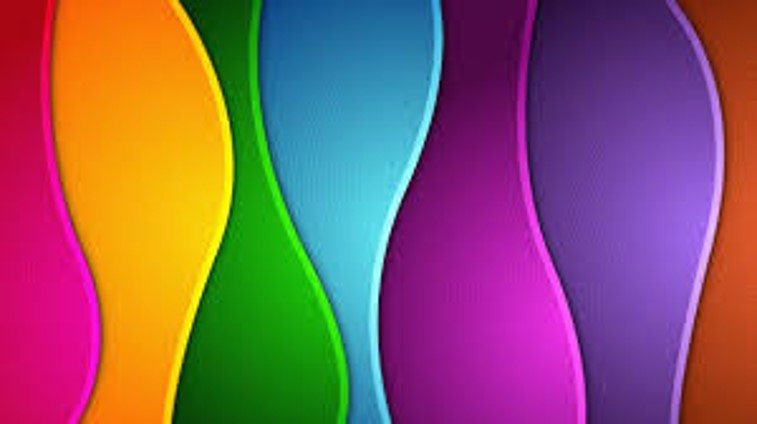
#> input picture CV2/atividades_modulo_4/atividades/img/cores.jpg, 757 x 424 px
$ jupyter execute 4-segmentacao_1.ipynb
#> lines starting #> are read from the running program, lines starting #| are printed output that depends on the picture; after the words box and inside, x2 and y2 are one past the last pixel; in counts of white or black regions, pixels touching at a corner belong together
# Segmentação de Imagens Parte 1

Primeiramente vamos relembrar o Modelo de Cores RGB. A Figura abaixo mostra o cubo de cores RGB, onde cada vértice representa uma cor pura e cada face representa uma cor secundária.

# 1. Mascaramento

Forma de segmentação onde uma imagem binária (pixels preto e branco) é criada a partir da imagem original, colorida ou tins de cinza, para indicar os pixels de interesse e seprá-los dos pixels de fundo.

Na OpenCV essa imagem binária, chamada de máscara ou **mask**, é representada através de uma imagem em tons de cinza convencional, onde o valor preto `0` indica pixel de fundo e o valor branco `255` é usado para indicar o pixel de interesse.

Por exemplo vamos tentar marcar as diferentes cores em uma máscara, para isso vamos usar a imagem [cores.jpg](img/cores.jpg).

[cell 1]
import cv2
import numpy as np
import matplotlib.pyplot as plt

plt.rcParams['figure.figsize'] = [15, 15]

# Já invertendo os canais
cores = cv2.imread("img/cores.jpg")
#> cores is the input picture: shape (424, 757, 3); mean B, G, R 98.6, 89.1, 135.2
cores_rgb = cv2.cvtColor(cores, cv2.COLOR_BGR2RGB)
cv2.imshow("Imagem BGR", cores)
cv2.waitKey()
cv2.destroyAllWindows()

## Histograma
Vamos visualizar o histograma da imagem para ver como estão distribuídos os pixels dentro dos possíveis valores de intensidade, que no caso é de 0 a 255.

Para isso vamos utilizar a biliboteca `matplotlib` para plotar o histograma e mostrar a imagem.
Como `matplotlib` utiliza o espaço de cores RGB, vamos converter a imagem para RGB.

### Canal Vermelho

[cell 2]
height, width, _ = cores_rgb.shape
#> height = 424; width = 757
plt.figure(figsize=(30, height / width * 10))  # para melhor visualização do histograma

plt.subplot(1,3,1)
plt.title("RGB")
plt.imshow(cores_rgb, cmap='gray')

# **Canal Vermelho**
plt.subplot(1,3,2)
plt.title("Canal Vermelho")
cores_r = cores_rgb[:,:,0]
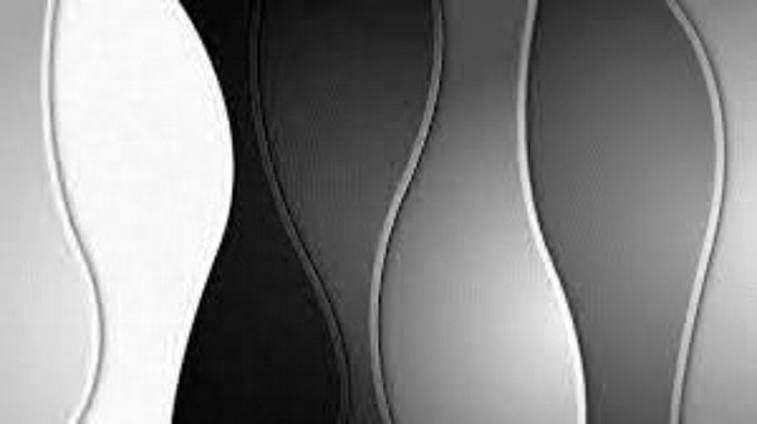
#> cores_r: shape (424, 757); min 0, max 255, mean 135.2
plt.imshow(cores_r, cmap='gray')

plt.subplot(1,3,3)
plt.title("Histograma do Canal Vermelho")
plt.hist(cores_r.flatten(), bins=256)
plt.xlim([-1,256]) # para melhor visualização do histograma
plt.show()
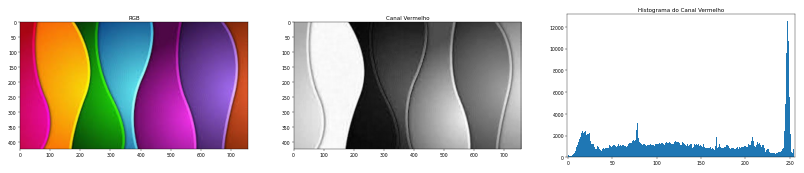
#> figure drawn by matplotlib, 3 panels; panel 3: tallest bar 12592 high, from x = 247 to 248

### Canal Verde

[cell 3]
height, width, _ = cores_rgb.shape
plt.figure(figsize=(30, height / width * 10))  # para melhor visualização do histograma

plt.subplot(1,3,1)
plt.title("RGB")
plt.imshow(cores_rgb, cmap='gray')

# **Canal Verde**
plt.subplot(1,3,2)
plt.title("Canal Verde")
cores_g = cores_rgb[:,:,1]
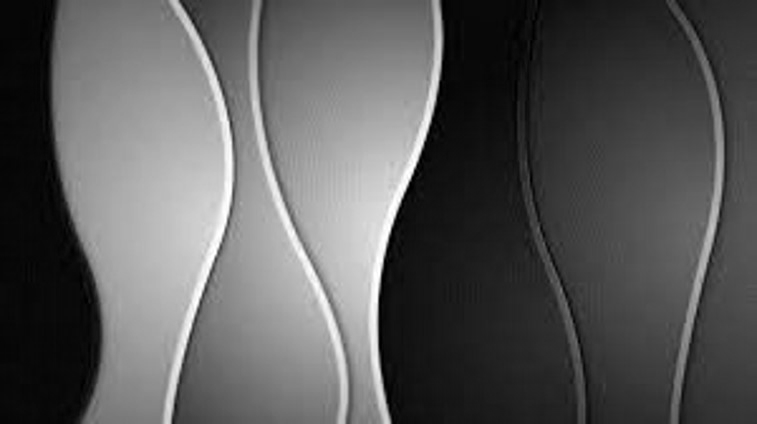
#> cores_g: shape (424, 757); min 0, max 255, mean 89.1
plt.imshow(cores_g, cmap='gray')

plt.subplot(1,3,3)
plt.title("Histograma do Canal Verde")
plt.hist(cores_g.flatten(), bins=256)
plt.xlim([-1,256]) # para melhor visualização do histograma
plt.show()
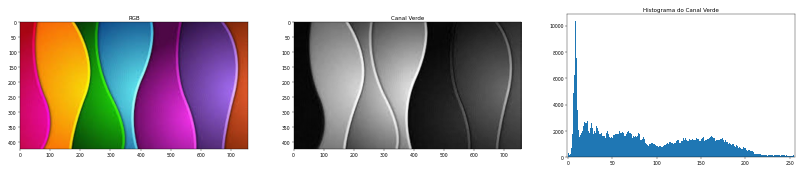
#> figure drawn by matplotlib, 3 panels; panel 3: tallest bar 10390 high, from x = 7.97 to 8.96

### Canal Azul

[cell 4]
height, width, _ = cores_rgb.shape
plt.figure(figsize=(30, height / width * 10))  # para melhor visualização do histograma

plt.subplot(1,3,1)
plt.title("RGB")
plt.imshow(cores_rgb, cmap='gray')

# **Canal Azul**
plt.subplot(1,3,2)
plt.title("Canal Azul")
cores_b = cores_rgb[:,:,2]
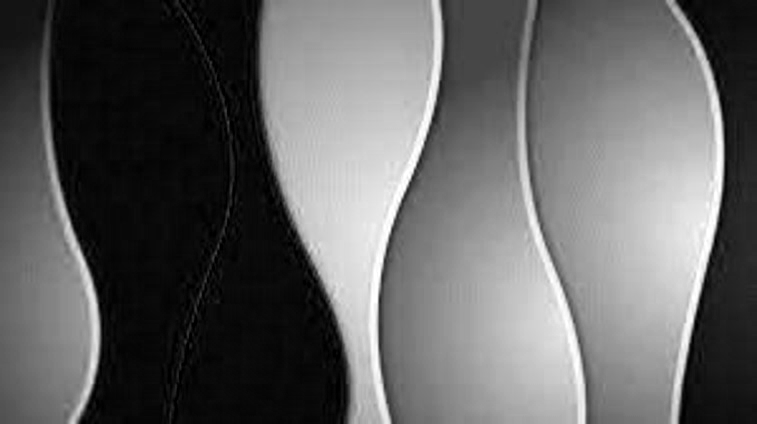
#> cores_b: shape (424, 757); min 0, max 255, mean 98.6
plt.imshow(cores_b, cmap='gray')

plt.subplot(1,3,3)
plt.title("Histograma do Canal Azul")
plt.hist(cores_b.flatten(), bins=256)
plt.xlim([-1,256]) # para melhor visualização do histograma
plt.show()
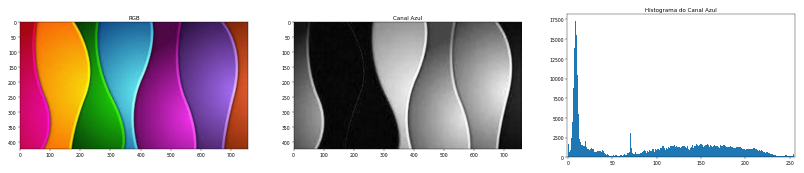
#> figure drawn by matplotlib, 3 panels; panel 3: tallest bar 17358 high, from x = 7.97 to 8.96

## **Objetivo: Filtrar as Faixas Verde**

Agora, nosso objetivo é filtrar as faixas verdes da imagem.

Podemos criar uma máscara utilizando a função `cv2.inRange()`, que recebe como parâmetros o seguinte:

* Imagem de entrada

* Limite inferior (tuple)

* Limite superior (tuple)

Essa função retorna uma imagem binária, onde os pixels que estão dentro do intervalo são brancos e os pixels que estão fora são pretos.

Vamos analisar o histograma da imagem para definir os limites inferior e superior.

* **Azul:** A faixa verde, no canal azul, está preta, portanto a cor verde neste canal tem um valor pequeno. Então pelo histograma podemos definir o limite inferior como `0` e o superior como `20`.

* **Verde:** Como deseja-se filtrar a faixa verde, podemos definir o limite inferior como `80` e o superior como `255`.

* **Vermelho:** A faixa verde, no canal azul, está preta, portanto a cor verde neste canal tem um valor pequeno. Então pelo histograma podemos definir o limite inferior como `0` e o superior como `50`.

[cell 5]
inferior = (0,80,0)
superior = (50,255,20) # ESPECTRO RED PRIMEIRO
mask = cv2.inRange(cores_rgb, inferior, superior)
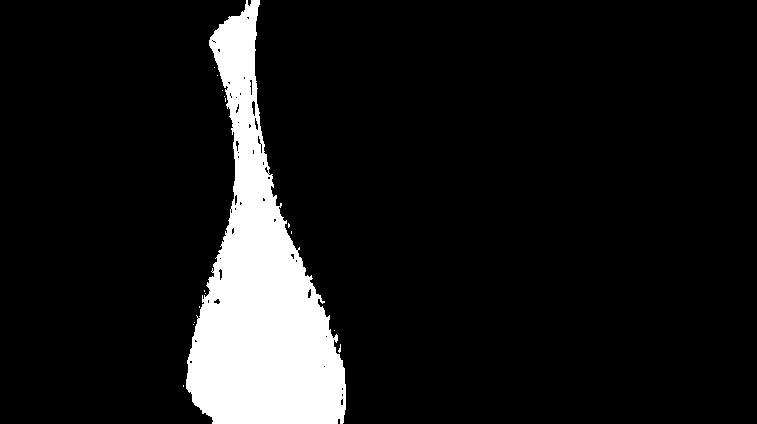
#> mask: shape (424, 757); 10% white; 16 white regions (15 under 20 px), largest, box (x1, y1, x2, y2) and area: (186, 0, 346, 424) 31920

cv2.imshow("Imagem BGR", cores)
cv2.imshow("Mask", mask)
cv2.waitKey()
cv2.destroyAllWindows()

## Prática

**Exercício 1**: crie uma máscara para identificar a faixa **amarela** na imagem.

[cell 6]
inferior_amarela= (150,100,0)
superior_amarela = (255,255,50) # ESPECTRO RED PRIMEIRO
mask_2 = cv2.inRange(cores_rgb, inferior_amarela, superior_amarela)
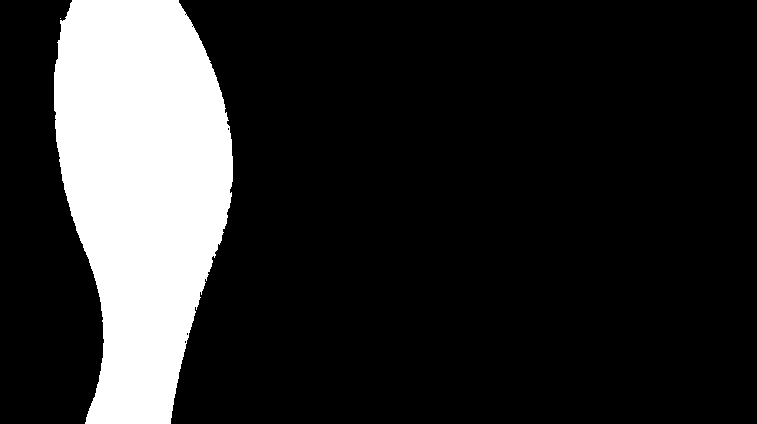
#> mask_2: shape (424, 757); 17.2% white; 2 white regions (1 under 20 px), largest, box (x1, y1, x2, y2) and area: (54, 0, 233, 424) 55362

cv2.imshow("Imagem BGR", cores)
cv2.imshow("Mask", mask_2)
cv2.waitKey()
cv2.destroyAllWindows()

**Exercício 2**: crie uma máscara para identificar as faixas **roxa** e a faixa **rosa** na imagem.

[cell 7]
inferior_rosa= (160,0,0)
superior_rosa = (255,30,130) # ESPECTRO RED PRIMEIRO
mask_3 = cv2.inRange(cores_rgb, inferior_rosa, superior_rosa)
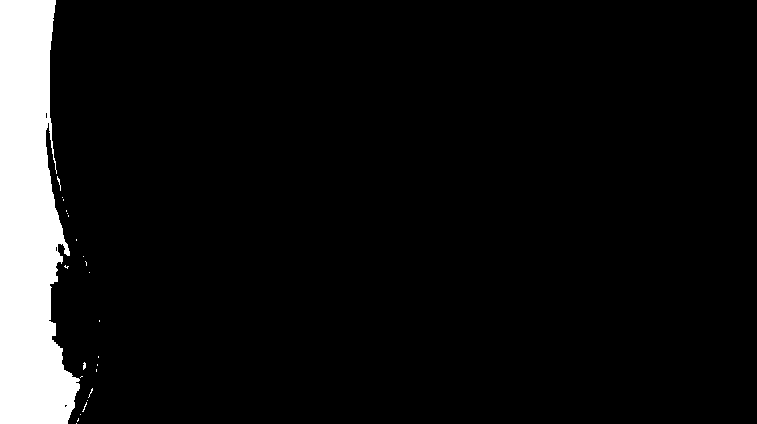
#> mask_3: shape (424, 757); 7.5% white; 24 white regions (22 under 20 px), largest, box (x1, y1, x2, y2) and area: (0, 0, 80, 424) 23972, (57, 176, 61, 191) 20

cv2.imshow("Imagem BGR", cores)
cv2.imshow("Mask", mask_3)
cv2.waitKey()
cv2.destroyAllWindows()

$ run again, with CV2/atividades_modulo_4/atividades/img/rgb_cube.png saved as CV2/atividades_modulo_4/atividades/img/cores.jpg
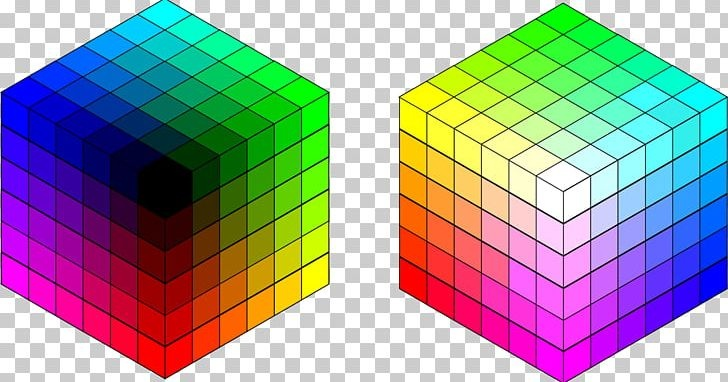
#> input picture CV2/atividades_modulo_4/atividades/img/rgb_cube.png, 728 x 382 px
#> cores is the input picture: shape (382, 728, 3); mean B, G, R 155.3, 153.9, 154.6
#> `mask = cv2.inRange(cores_rgb, inferior, superior)`:
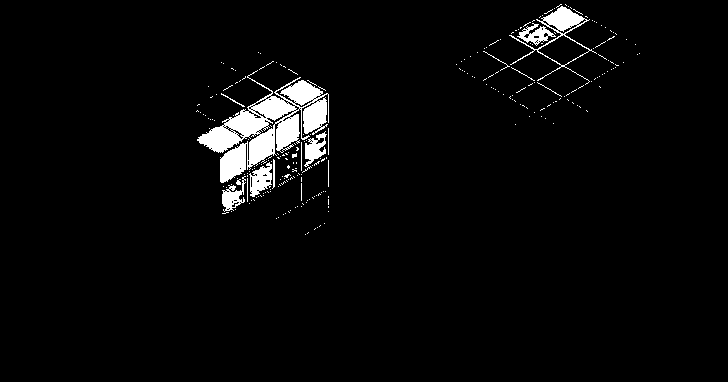
#> mask: shape (382, 728); 3.3% white; 258 white regions (242 under 20 px), largest, box (x1, y1, x2, y2) and area: (197, 70, 329, 183) 5744, (509, 6, 597, 85) 968, (249, 162, 272, 197) 463
#> mask_2: shape (382, 728); 4.8% white; 142 white regions (106 under 20 px), largest, box (x1, y1, x2, y2) and area: (401, 68, 478, 141) 2052, (248, 286, 274, 329) 720, (400, 165, 426, 206) 697
#> `mask_3 = cv2.inRange(cores_rgb, inferior_rosa, superior_rosa)`:
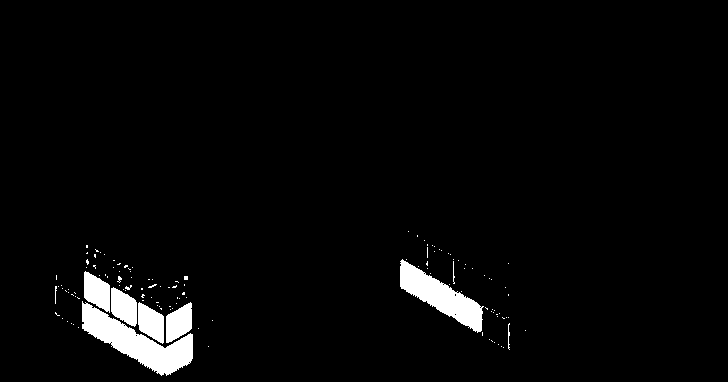
#> mask_3: shape (382, 728); 3.2% white; 129 white regions (120 under 20 px), largest, box (x1, y1, x2, y2) and area: (82, 301, 193, 376) 3201, (400, 259, 484, 333) 2382, (84, 271, 110, 313) 739
